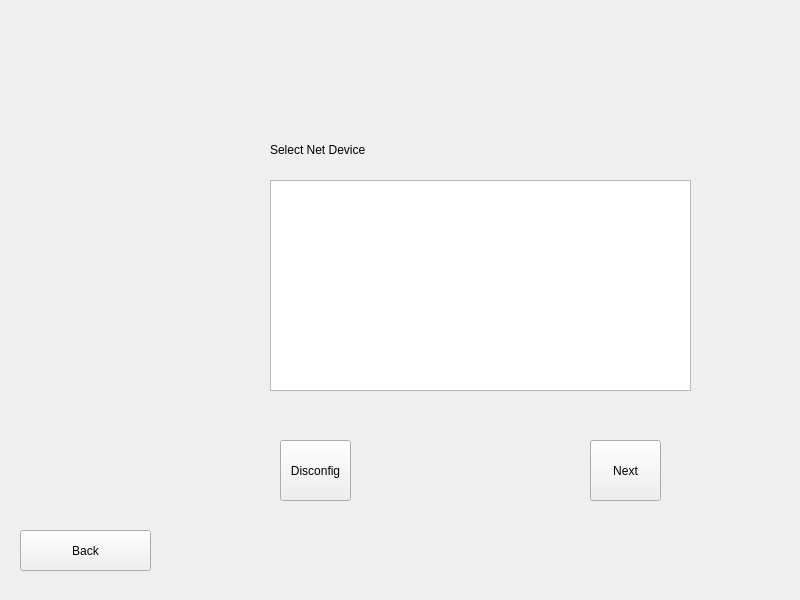
<ui version="4.0" >
 <class>FormPPPoE</class>
 <widget class="QWidget" name="FormPPPoE" >
  <property name="geometry" >
   <rect>
    <x>0</x>
    <y>0</y>
    <width>800</width>
    <height>600</height>
   </rect>
  </property>
  <property name="minimumSize" >
   <size>
    <width>800</width>
    <height>600</height>
   </size>
  </property>
  <property name="windowTitle" >
   <string>Form</string>
  </property>
  <widget class="QLabel" name="label_2" >
   <property name="geometry" >
    <rect>
     <x>0</x>
     <y>0</y>
     <width>800</width>
     <height>600</height>
    </rect>
   </property>
   <property name="text" >
    <string/>
   </property>
   <property name="pixmap" >
    <pixmap>../../../../../../usr/share/kademar/utils/cadi/img/bg/cadi.png</pixmap>
   </property>
   <property name="scaledContents" >
    <bool>true</bool>
   </property>
  </widget>
  <widget class="QStackedWidget" name="pages" >
   <property name="geometry" >
    <rect>
     <x>210</x>
     <y>70</y>
     <width>561</width>
     <height>481</height>
    </rect>
   </property>
   <property name="currentIndex" >
    <number>1</number>
   </property>
   <widget class="QWidget" name="software" >
    <widget class="QLabel" name="label_4" >
     <property name="geometry" >
      <rect>
       <x>19</x>
       <y>20</y>
       <width>461</width>
       <height>21</height>
      </rect>
     </property>
     <property name="font" >
      <font>
       <pointsize>13</pointsize>
       <weight>75</weight>
       <bold>true</bold>
      </font>
     </property>
     <property name="text" >
      <string>ADSL/PPPoE</string>
     </property>
     <property name="alignment" >
      <set>Qt::AlignCenter</set>
     </property>
    </widget>
    <widget class="QLabel" name="label" >
     <property name="geometry" >
      <rect>
       <x>30</x>
       <y>80</y>
       <width>411</width>
       <height>51</height>
      </rect>
     </property>
     <property name="text" >
      <string>Here you can configure ADSL PPP over Ethernet.</string>
     </property>
     <property name="alignment" >
      <set>Qt::AlignLeading|Qt::AlignLeft|Qt::AlignTop</set>
     </property>
     <property name="wordWrap" >
      <bool>true</bool>
     </property>
    </widget>
    <widget class="QLabel" name="l_logo_blth" >
     <property name="geometry" >
      <rect>
       <x>350</x>
       <y>240</y>
       <width>121</width>
       <height>141</height>
      </rect>
     </property>
     <property name="text" >
      <string/>
     </property>
     <property name="pixmap" >
      <pixmap>../../../../../usr/share/kademar/utils/cadi/img/pppoe.png</pixmap>
     </property>
    </widget>
    <widget class="QPushButton" name="b_inicia" >
     <property name="geometry" >
      <rect>
       <x>60</x>
       <y>280</y>
       <width>261</width>
       <height>71</height>
      </rect>
     </property>
     <property name="text" >
      <string>Start PPPoE Detection
(Can take a while, be patient)</string>
     </property>
    </widget>
    <widget class="QLabel" name="label_6" >
     <property name="geometry" >
      <rect>
       <x>30</x>
       <y>130</y>
       <width>491</width>
       <height>71</height>
      </rect>
     </property>
     <property name="font" >
      <font>
       <italic>true</italic>
      </font>
     </property>
     <property name="frameShape" >
      <enum>QFrame::Box</enum>
     </property>
     <property name="frameShadow" >
      <enum>QFrame::Raised</enum>
     </property>
     <property name="text" >
      <string>This isn't the normal connection way. So, if you aren't sure that you need this kind of connection, we recommend to quit from this module</string>
     </property>
     <property name="wordWrap" >
      <bool>true</bool>
     </property>
    </widget>
   </widget>
   <widget class="QWidget" name="page" >
    <widget class="QLabel" name="label_5" >
     <property name="geometry" >
      <rect>
       <x>60</x>
       <y>70</y>
       <width>191</width>
       <height>20</height>
      </rect>
     </property>
     <property name="text" >
      <string>Select Net Device</string>
     </property>
    </widget>
    <widget class="QListWidget" name="list_net_dev" >
     <property name="geometry" >
      <rect>
       <x>60</x>
       <y>110</y>
       <width>421</width>
       <height>211</height>
      </rect>
     </property>
     <property name="font" >
      <font>
       <pointsize>10</pointsize>
      </font>
     </property>
    </widget>
    <widget class="QPushButton" name="b_finish" >
     <property name="geometry" >
      <rect>
       <x>380</x>
       <y>370</y>
       <width>71</width>
       <height>61</height>
      </rect>
     </property>
     <property name="text" >
      <string>Next</string>
     </property>
    </widget>
    <widget class="QPushButton" name="b_disconfigure" >
     <property name="geometry" >
      <rect>
       <x>70</x>
       <y>370</y>
       <width>71</width>
       <height>61</height>
      </rect>
     </property>
     <property name="text" >
      <string>Disconfig</string>
     </property>
    </widget>
   </widget>
  </widget>
  <widget class="QLabel" name="label_3" >
   <property name="geometry" >
    <rect>
     <x>20</x>
     <y>10</y>
     <width>90</width>
     <height>90</height>
    </rect>
   </property>
   <property name="text" >
    <string/>
   </property>
   <property name="pixmap" >
    <pixmap>../../../../../usr/share/kademar/utils/cadi/img/kademar.png</pixmap>
   </property>
   <property name="scaledContents" >
    <bool>true</bool>
   </property>
  </widget>
  <widget class="QPushButton" name="b_sortir" >
   <property name="geometry" >
    <rect>
     <x>20</x>
     <y>530</y>
     <width>131</width>
     <height>41</height>
    </rect>
   </property>
   <property name="text" >
    <string>Back</string>
   </property>
   <property name="icon" >
    <iconset>
     <normaloff>../../../../../usr/share/kademar/utils/cadi/img/enrera.png</normaloff>../../../../../usr/share/kademar/utils/cadi/img/enrera.png</iconset>
   </property>
  </widget>
 </widget>
 <resources/>
 <connections/>
</ui>
